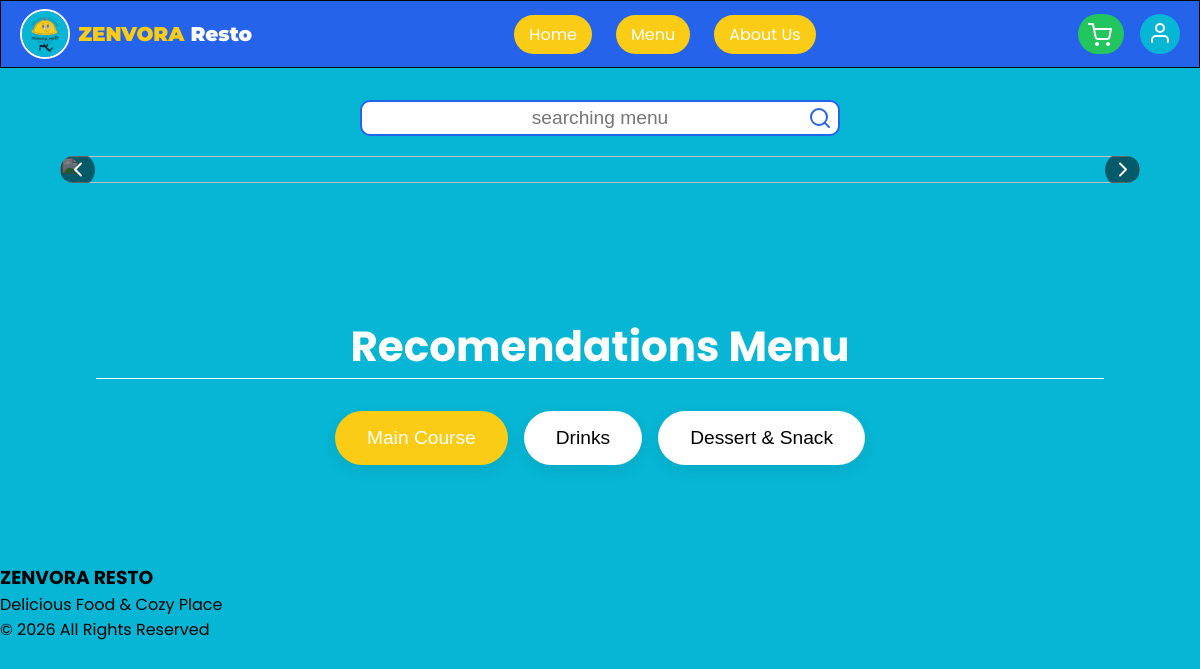
Before: / with the older database file.
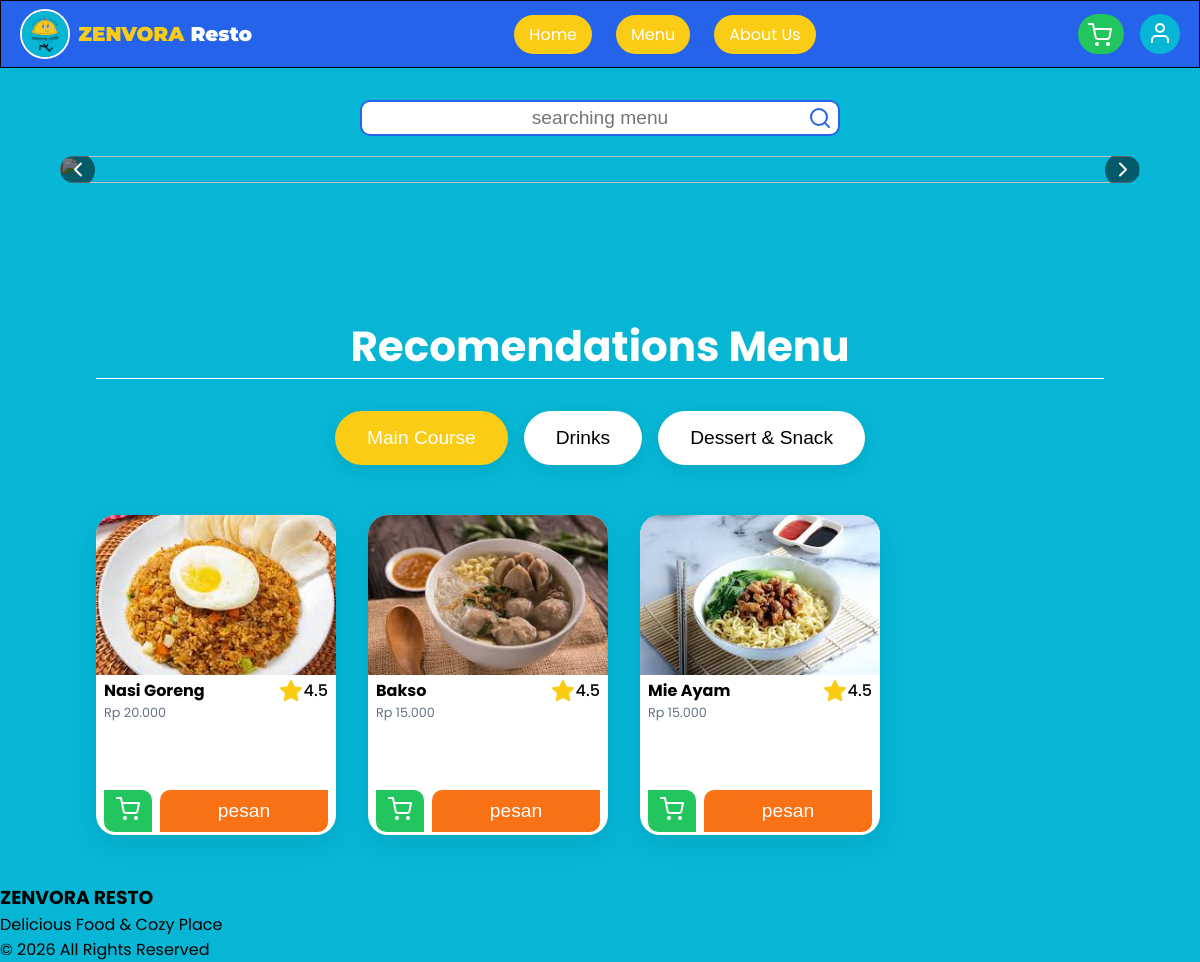
After: the same page with the newer database file.
### tables this page shows
CREATE TABLE `menus` (
  `id` int(11) NOT NULL,
  `category_id` int(11) DEFAULT NULL,
  `nama_menu` varchar(100) DEFAULT NULL,
  `deskripsi` text DEFAULT NULL,
  `harga` int(11) DEFAULT NULL,
  `gambar` varchar(255) DEFAULT NULL,
  `stok` int(11) DEFAULT NULL
);

### index.php (the view, shortened to what this page needs)
<?php
include 'database/koneksi.php';
include 'includes/header.php';
include 'includes/navbar.php';
$makanan = mysqli_query($conn, "SELECT * FROM menus Where category_id= 1 LIMIT 3");
?>
<section class="search-sect">
    <div class="search-menu">
        <input type="text" placeholder="searching menu">
        <button>
            <i data-feather="search"></i>
        </button>
    </div>
</section>
<section class="banner-sect">
    <div class="banner-slider">
        <div class="info-track">
            <div class="info-banner">
                <img src="assets/images/BANNER/1.png" alt="">
            </div>
        </div>
        <button class="prev">
            <i data-feather="chevron-left"></i>
        </button>
        <button class="next">
            <i data-feather="chevron-right"></i>
        </button>
    </div>
</section>
<section class="menu-recomend">
    <div class="menu-recomend-tittle">
        <h2>Recomendations Menu</h2>
    </div>
    <div class="menu">
        <div class="menu-filter main">
            <button class="filter-btn active" data-category="main">
                Main Course
            </button>
            <button class="filter-btn" data-category="drinks">
                Drinks
            </button>
            <button class="filter-btn" data-category="desserts">
                Dessert & Snack
            </button>
        </div>
        <div class="menu-container">
            <?php while($item = mysqli_fetch_assoc($makanan)){ ?>
            <div class="menu-card main">
                <div class="menu-img">
                    <img src="assets/images/Menu/<?= $item['gambar']; ?>" alt="<?= $item['nama_menu']; ?>">
                </div>
                <div class="menu-desc">
                    <div class="tittle">
                        <h3><?= $item['nama_menu'] ?></h3>
                        <div class="rating">
                            <i data-feather="star"></i>
                            <span>4.5</span>
                        </div>
                    </div>
                    <p>Rp <?= number_format($item['harga'],0,',','.'); ?></p>
                </div>
                <form method="POST">
                    <div class="menu-footer">
                    <button type="submit" name="cart"  class="cart-btn">
                        <i data-feather="shopping-cart"></i>
                    </button>
                    <button class="pesan-btn">pesan</button>
                </div>
                </form>
            </div>
            <?php } ?>
        </div>
    </div>
</section>
<?php include 'includes/footer.php'; ?>

### includes/header.php (shortened to what this page needs)
<!DOCTYPE html>
<html lang="en">
<head>
    <link rel="stylesheet"
    href="./assets/css/style.css?v=<?php echo time(); ?>">
</head>
<body>

### includes/navbar.php (shortened to what this page needs)
<?php
include 'header.php';
?>
<nav class="navbar">
    <div class="nav-logo">
        <a href="/ZENVORA-resto/index.php">
            <img src="assets/images/LOGO/ZENVORA.jpeg" alt="logo">
            <h2>ZENVORA <span>Resto</span></h2>
        </a>
    </div>
    <div class="nav-links">
        <ul>
            <li><a class="btn-navLinks" href="/ZENVORA-resto/index.php">Home</a></li>
            <li><a class="btn-navLinks" href="/ZENVORA-resto/menu.php">Menu</a></li>
            <li><a class="btn-navLinks" href="/ZENVORA-resto/about.php">About Us</a></li>
        </ul>
    </div>
    <div class="nav-right">
        <a class="btn-cart" href="/ZENVORA-resto/cart.php">
            <i data-feather="shopping-cart"></i>
        </a>
        <?php if(isset($_SESSION['user'])): ?>
            <a class="nav-user logged-in" href="/ZENVORA-resto/profile.php">
                <?php  if(!empty($_SESSION['user']['foto'])): ?>
                    <img src="uploads/<?php echo $_SESSION['user']['foto']; ?>" class="usr-photo" alt="user">
                <?php else: ?>
                    <div class="default-user">
                        <i data-feather="user"></i>
                    </div>
                <?php endif; ?>
            </a>
        <?php else: ?>
            <button class="nav-user login-btn openPopup">
                <i data-feather="user"></i>
            </button>
        <?php endif; ?>
    </div>
</nav>

### includes/footer.php (shortened to what this page needs)
    <footer class="footer">
        <h3>ZENVORA RESTO</h3>
        <p>
            Delicious Food & Cozy Place
        </p>
        <p class="copyright">
            © 2026 All Rights Reserved
        </p>
    </footer>
</body>
</html>

Changed rows visible on the page:
added menus: gambar (picture), nama_menu "Nasi Goreng", harga "20.000"
added menus: gambar (picture), nama_menu "Bakso", harga "15.000"
added menus: gambar (picture), nama_menu "Mie Ayam", harga "15.000"
